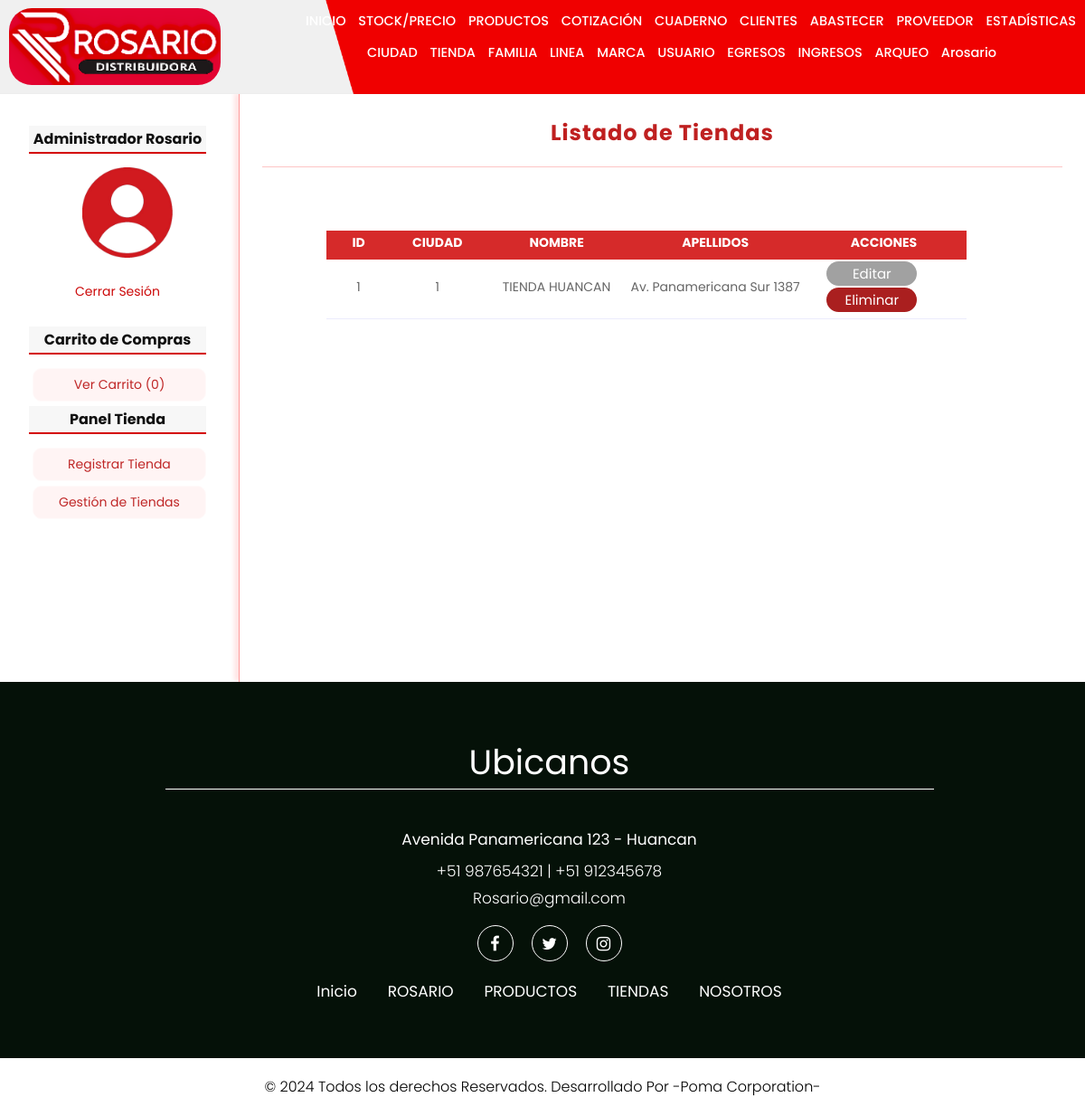
Before: /tienda/gestion (signed in) with the older database file.
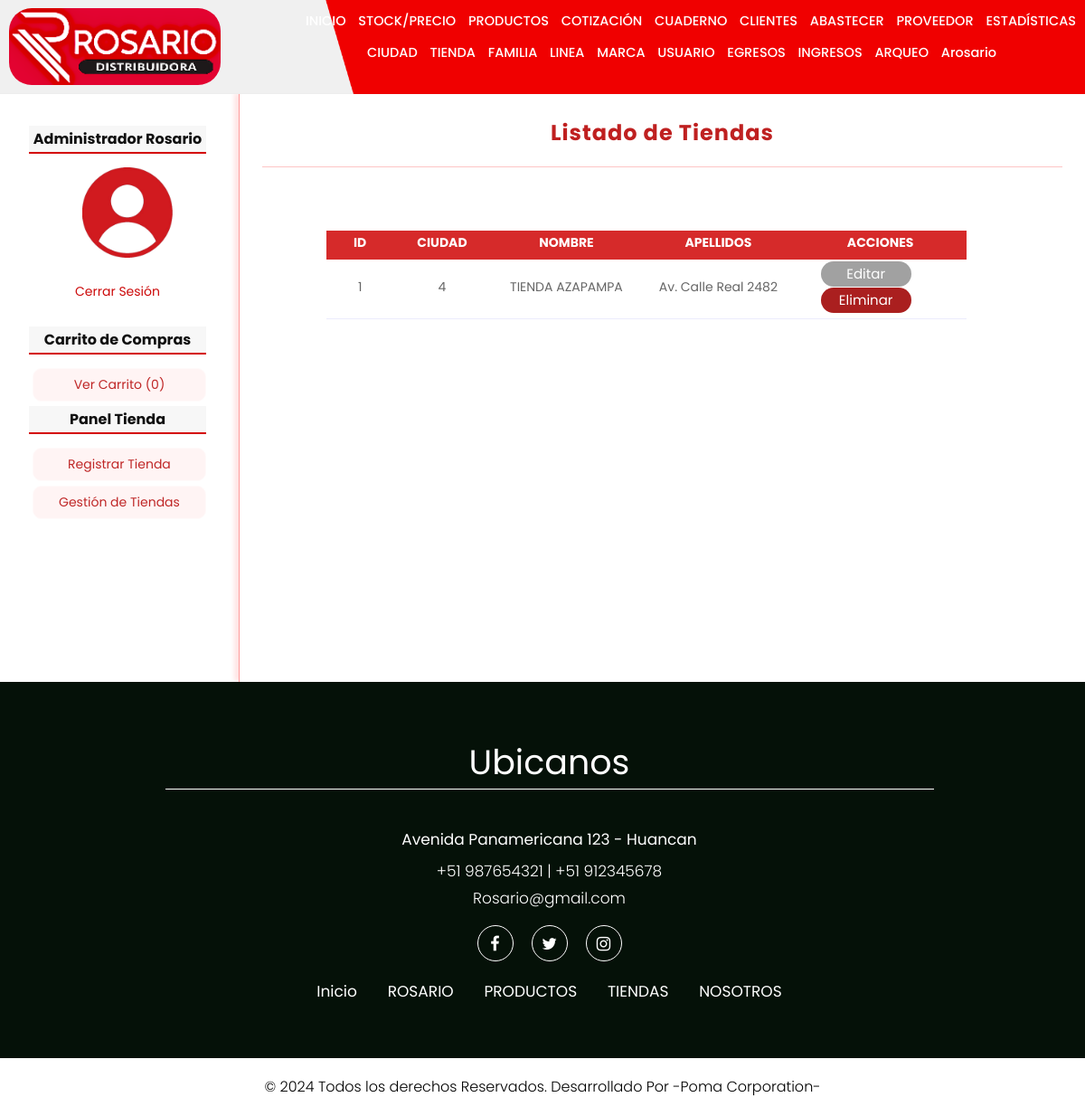
After: the same page with the newer database file.
### tables this page shows
CREATE TABLE tienda(
id              INT(255) AUTO_INCREMENT NOT NULL,
id_ciudad       INT(255) NOT NULL,
nombre          VARCHAR(150) NOT NULL,
direccion       VARCHAR(255) NOT NULL,
est             CHAR(1) NOT NULL,
CONSTRAINT pk_tienda PRIMARY KEY(id),
CONSTRAINT fk_tienda_ciudad FOREIGN KEY(id_ciudad) REFERENCES ciudad(id)
);

### controllers/TiendaController.php (called while the page is built, shortened)
<?Php
require_once 'models/tienda.php';
class tiendaController{
    public function gestion(){
        $tienda = new Tienda();
        $tien = $tienda->getAll();
        require_once 'views/tienda/gestiont.php';
    }
}
?>

### config/db.php (called while the page is built)
<?Php
Class Database{
    public static function connect(){
        $db = new mysqli('localhost', 'root', '', 'ferr_ros_h');
        $db->query("SET NAMES 'utf8'");
        return $db;
    }
}
?>

### models/tienda.php (called while the page is built, shortened)
<?Php
Class tienda{
    private $db;
    public function __construct(){
        $this->db = Database::connect();
    }
    public function getAll(){
        $tienda = $this->db->query("SELECT * FROM tienda WHERE id = '1';");
        return $tienda;
    }
}
?>

### views/tienda/gestiont.php (the view, shortened to what this page needs)
<h1>Listado de Tiendas</h1>
<br>
<br>
<table class="tablita">
    <tr>
        <th style="width: 40px;">ID</th>
        <th style="width: 40px;">CIUDAD</th>
        <th style="width: 90px;">NOMBRE</th>
        <th style="width: 90px;">APELLIDOS</th>
        <th style="width: 40px;">ACCIONES</th>
    </tr>
    <?Php while($ti = $tien->fetch_object()): ?>
    <tr>
        <td style="width: 40px;"><?=$ti->id?></td>
        <td style="width: 40px;"><?=$ti->id_ciudad?></td>
        <td style="width: 90px;"><?=$ti->nombre?></td>
        <td style="width: 90px;"><?=$ti->direccion?></td>
        <td style="width: 40px;">
            <a href="<?=base_url?>tienda/editar&id=<?=$ti->id?>" class="button solid-colort">Editar</a>
            <a href="<?=base_url?>tienda/eliminar&id=<?=$ti->id?>" class="button extra-colort">Eliminar</a>
        </td>
    </tr>
    <?Php endwhile; ?>
</table>

Changed rows visible on the page:
changed tienda id 1: id_ciudad "1" → "4"; nombre "TIENDA HUANCAN" → "TIENDA AZAPAMPA"; direccion "Av. Panamericana Sur 1387" → "Av. Calle Real 2482"
